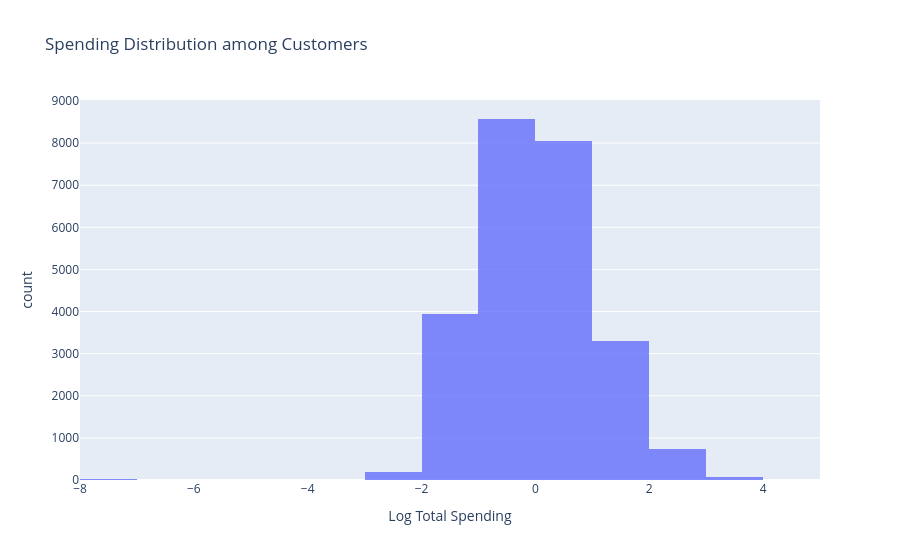

Here is the notebook cell this chart was saved with:
### Code cell
# Customer Segments : Spending Distribution


fig = px.histogram(customers, x = "log_total_spending", nbins = 20, 
                   title = "Spending Distribution among Customers",
                   labels = {"log_total_spending": "Log Total Spending"},
                   opacity = 0.8, color_discrete_sequence = ["#636EFA"])
fig.show()

### Figure 1 — Plotly figure (JSON) as saved in the notebook; plotly's stock layout.template omitted (floating-point values rounded to 4 significant figures; data arrays with more than 128 entries replaced by an {"elided": "..."} marker saying what was removed)
{"data": [{"bingroup": "x", "hovertemplate": "Log Total Spending=%{x}<br>count=%{y}<extra></extra>", "legendgroup": "", "marker": {"color": "#636EFA", "opacity": 0.8, "pattern": {"shape": ""}}, "name": "", "nbinsx": 20, "orientation": "v", "showlegend": false, "type": "histogram", "x": {"elided": "24874 float values"}, "xaxis": "x", "yaxis": "y"}], "layout": {"barmode": "relative", "legend": {"tracegroupgap": 0}, "title": {"text": "Spending Distribution among Customers"}, "xaxis": {"anchor": "y", "domain": [0, 1], "title": {"text": "Log Total Spending"}}, "yaxis": {"anchor": "x", "domain": [0, 1], "title": {"text": "count"}}}}
